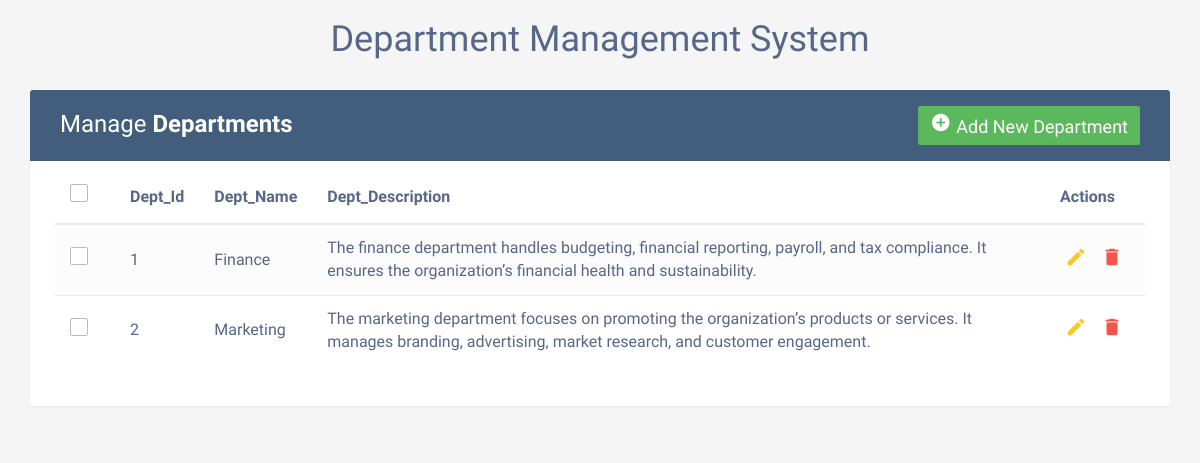
The page / on the database its author committed.
### dept_app/models.py (models this page shows, shortened)
class Department(models.Model):
    dept_name = models.CharField(max_length=100)
    dept_description = models.TextField()
    created_at = models.DateTimeField(auto_now_add=True)
    updated_at = models.DateTimeField(auto_now=True)
    status = models.BooleanField(default=True)

### dept_app/views.py (the view)
# urls.py: path('',views.index,name='home'),
def index(request):
    dept = Department.objects.all()
    context={
        'dept': dept
    }
    return render(request,'index.html',context)

### templates/index.html (shortened to what this page needs)
<!DOCTYPE html>
<html lang="en">
<head>
<link rel="stylesheet" href="https://maxcdn.bootstrapcdn.com/font-awesome/4.7.0/css/font-awesome.min.css">
<link rel="stylesheet" href="https://maxcdn.bootstrapcdn.com/bootstrap/3.3.7/css/bootstrap.min.css">
</head>
  <body>
    <div class="container">
		<h1 class="text-center">Department Management System</h1>
        <div class="table-wrapper">
            <div class="table-title">
                <div class="row">
                    <div class="col-sm-6">
						<h2>Manage <b>Departments</b></h2>
					</div>
					<div class="col-sm-6">
						<a href="#addDepartmentModal" class="btn btn-success" data-toggle="modal"><i class="material-icons">&#xE147;</i> <span>Add New Department</span></a>
					</div>
                </div>
            </div>
            <table class="table table-striped table-hover">
                <thead>
                    <tr>
						<th>
							<span class="custom-checkbox">
								<label for="selectAll"></label>
							</span>
						</th>
                        <th>Dept_Id</th>
                        <th>Dept_Name</th>
                        <th>Dept_Description</th>
                        <th>Actions</th>
                    </tr>
                </thead>
                <tbody>
                    {% for i in dept %}
                    <tr>
						<td>
							<span class="custom-checkbox">
								<label for="checkbox1"></label>
							</span>
						</td>
                        <td>{{forloop.counter}}</td>
                        <td>{{i.dept_name}}</td>
                        <td>{{i.dept_description}}</td>
                        <td>
                            <a href="#editDepartmentModal-{{forloop.counter}}" class="edit" data-toggle="modal"><i class="material-icons" data-toggle="tooltip" title="Edit">&#xE254;</i></a>
                            <a href="#deleteDepartmentModal-{{forloop.counter}}" class="delete" data-toggle="modal"><i class="material-icons" data-toggle="tooltip" title="Delete">&#xE872;</i></a>
                        </td>
                    </tr>
                    {% endfor %}
                </tbody>
            </table>
        </div>
    </div>
</body>
</html>

### templates/index.html (style rules this page uses)
body { color: #566787; background: #f5f5f5; font-family: 'Varela Round', sans-serif; font-size: 16px; }
.table-wrapper { background: #fff; padding: 20px 25px; margin: 30px 0; border-radius: 3px; box-shadow: 0 1px 1px rgba(0,0,0,.05); }
.table-title { padding-bottom: 15px; background: #435d7d; color: #fff; padding: 16px 30px; margin: -20px -25px 10px; border-radius: 3px 3px 0 0; }
.table-title h2 { margin: 5px 0 0; font-size: 24px; }
.table-title .btn { color: #fff; float: right; font-size: 18px; border: none; min-width: 50px; border-radius: 2px; border: none; outline: none !important; margin-left: 10px; }
.table-title .btn i { float: left; font-size: 21px; margin-right: 5px; }
.table-title .btn span { float: left; margin-top: 2px; }
table.table tr th, table.table tr td { border-color: #e9e9e9; padding: 12px 15px; vertical-align: middle; }
table.table tr th:first-child { width: 60px; }
table.table tr th:last-child { width: 100px; }
table.table-striped tbody tr:nth-of-type(odd) { background-color: #fcfcfc; }
table.table td:last-child i { opacity: 0.9; font-size: 22px; margin: 0 5px; }
table.table td a { font-weight: bold; color: #566787; display: inline-block; text-decoration: none; outline: none !important; }
table.table td a.edit { color: #FFC107; }
table.table td a.delete { color: #F44336; }
table.table td i { font-size: 19px; }
.custom-checkbox { position: relative; }
.custom-checkbox label:before { width: 18px; height: 18px; }
.custom-checkbox label:before { content: ''; margin-right: 10px; display: inline-block; vertical-align: text-top; background: white; border: 1px solid #bbb; border-radius: 2px; box-sizing: border-box; z-index: 2; }

### rows shown on the page
Department: dept_name "Finance", dept_description "The finance department handles budgeting, financial reporting, payroll, and tax compliance. It ensures the organization’s financial health and sustainability."
Department: dept_name "Marketing", dept_description "The marketing department focuses on promoting the organization’s products or services. It manages branding, advertising, market research, and customer engagement."
